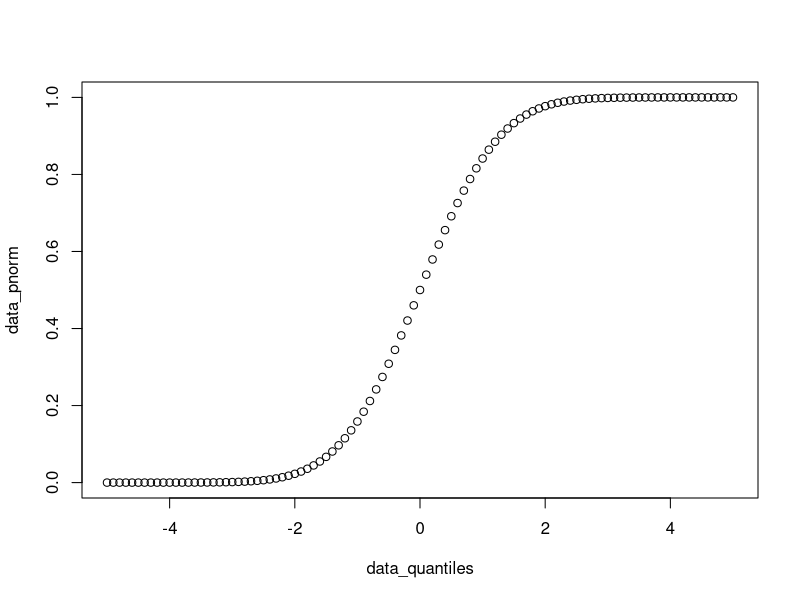
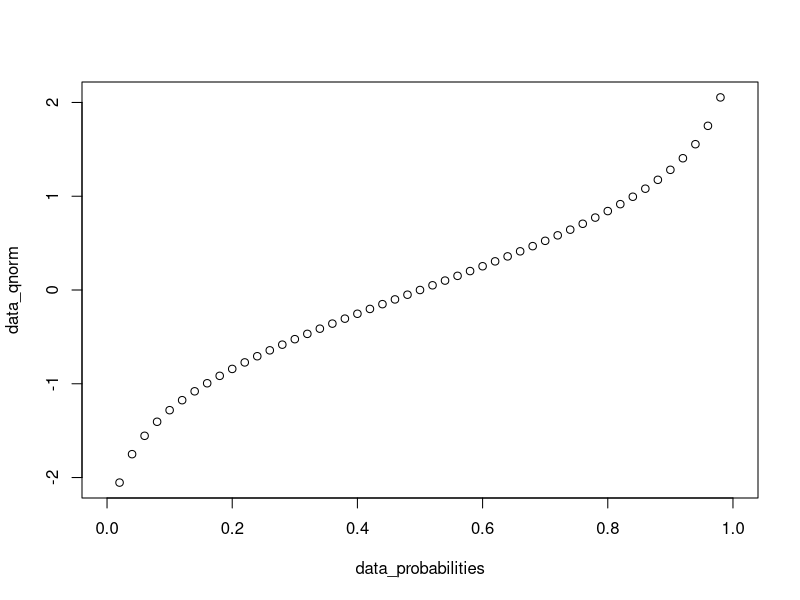
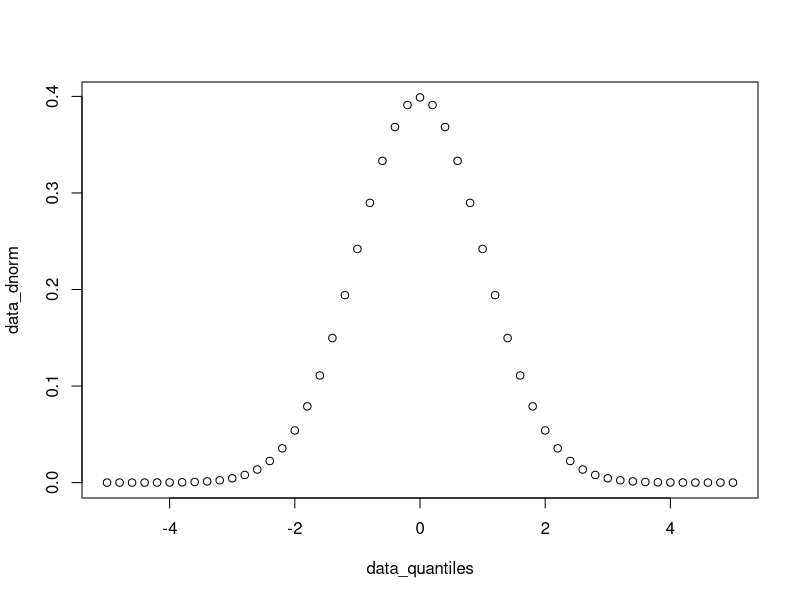
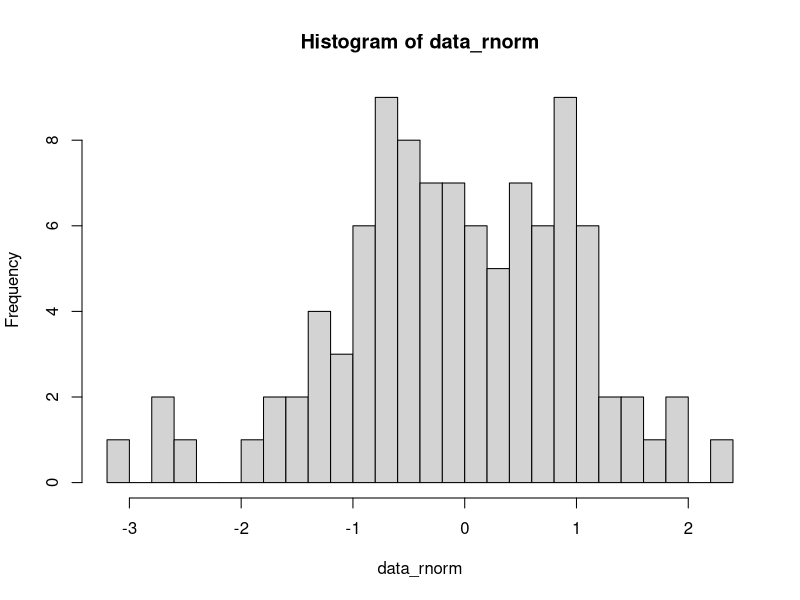
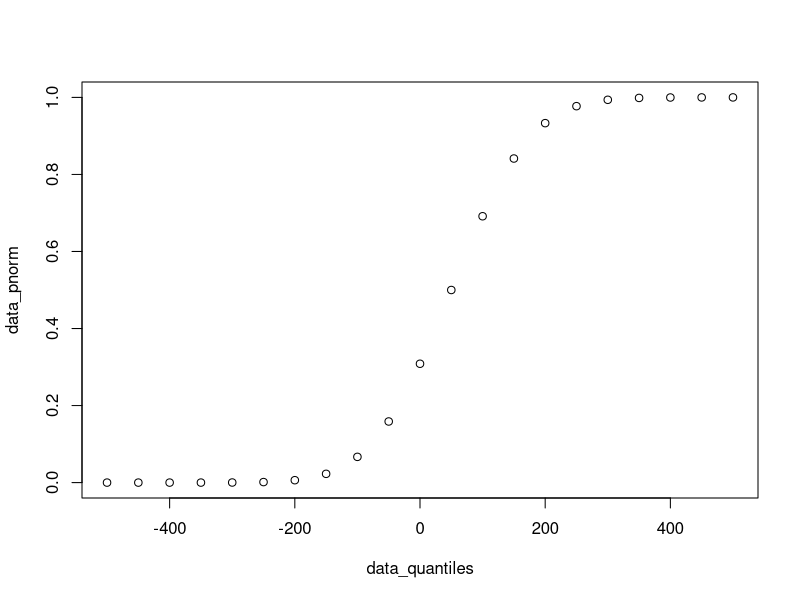
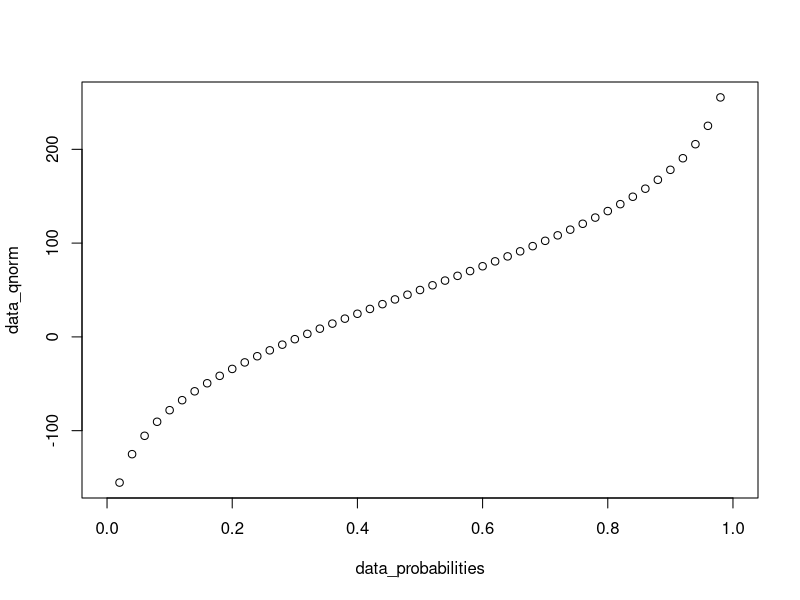
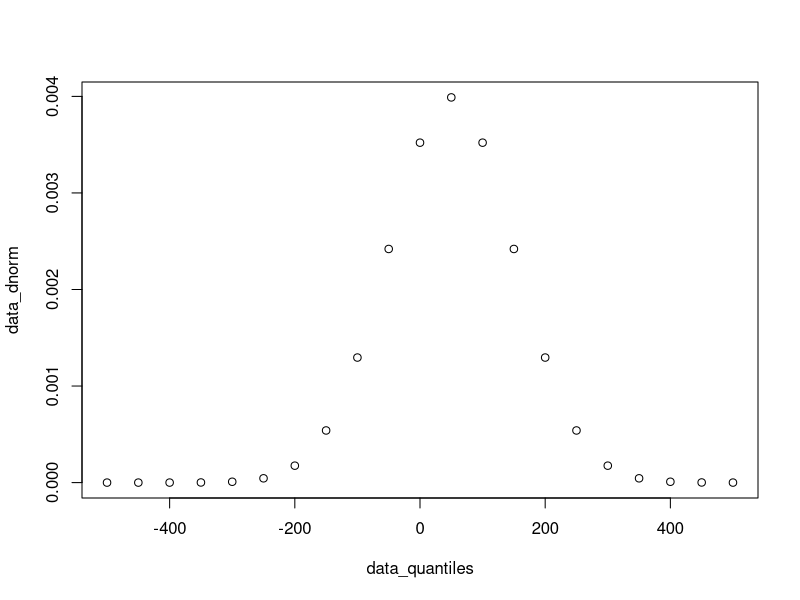
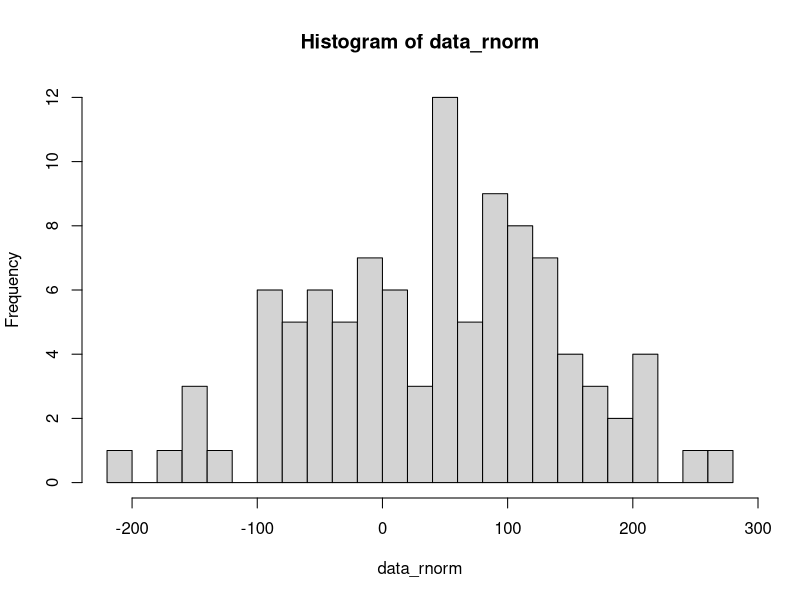

Reproduce these figures in R, in order.
## ---- chunk 1
#| label: setup
#| include: false
knitr::opts_chunk$set(echo = TRUE)
## ---- chunk 2
data_quantiles <- seq(-5, 5, 0.1)
head(data_quantiles)
## ---- chunk 3
data_pnorm <- pnorm(q = data_quantiles) 
head(data_pnorm)
## ---- chunk 4
plot(data_quantiles, data_pnorm)
## ---- chunk 5
data_probabilities <- seq(from = 0, to = 1, by = 0.02)
head(data_probabilities)
## ---- chunk 6
data_qnorm <- qnorm(p = data_probabilities) 
head(data_qnorm)
## ---- chunk 7
plot(data_probabilities, data_qnorm)
## ---- chunk 8
data_quantiles <- seq(-5, 5, 0.2)
head(data_quantiles)
## ---- chunk 9
data_dnorm <- dnorm(x = data_quantiles) 
head(data_dnorm)
## ---- chunk 10
plot(data_quantiles, data_dnorm)
## ---- chunk 11
data_rnorm <- rnorm(n = 100)
head(data_rnorm)
## ---- chunk 12
hist(data_rnorm, breaks = 20)
## ---- chunk 13
data_quantiles <- seq(-500, 500, 50)
head(data_quantiles)
## ---- chunk 14
data_pnorm <- pnorm(q = data_quantiles, mean = 50, sd = 100)
head(data_pnorm)
## ---- chunk 15
plot(data_quantiles, data_pnorm)
## ---- chunk 16
data_probabilities <- seq(from = 0, to = 1, by = 0.02)
head(data_probabilities)
## ---- chunk 17
data_qnorm <- qnorm(p = data_probabilities, mean = 50, sd = 100) 
head(data_qnorm)
## ---- chunk 18
plot(data_probabilities, data_qnorm)
## ---- chunk 19
data_quantiles <- seq(-500, 500, 50)
head(data_quantiles)
## ---- chunk 20
data_dnorm <- dnorm(x = data_quantiles, mean = 50, sd = 100) 
head(data_dnorm)
## ---- chunk 21
plot(data_quantiles, data_dnorm)
## ---- chunk 22
data_rnorm <- rnorm(n = 100, mean = 50, sd = 100)
head(data_rnorm)
## ---- chunk 23
hist(data_rnorm, breaks = 20)
## ---- chunk 24
data_quantiles <- seq(0, 50, 1)
head(data_quantiles)
## ---- chunk 25
data_pbinom <- pbinom(q = data_quantiles, size = 50, prob = 0.1)
head(data_pbinom)
## ---- chunk 26
plot(data_quantiles, data_pbinom)
## ---- chunk 27
data_probabilities <- seq(from = 0, to = 1, by = 0.02)
head(data_probabilities)
## ---- chunk 28
data_qbinom <- qbinom(p = data_probabilities, size = 50, prob = 0.1)
head(data_qbinom)
## ---- chunk 29
plot(data_probabilities, data_qbinom)
## ---- chunk 30
data_quantiles <- seq(0, 50, 1)
head(data_quantiles)
## ---- chunk 31
data_dbinom <- dbinom(x = data_quantiles, size = 50, prob = 0.1)
head(data_dbinom)
## ---- chunk 32
plot(data_quantiles, data_dbinom)
## ---- chunk 33
data_rbinom <- rbinom(n = 100, size = 50, prob = 0.1)
head(data_rbinom)
## ---- chunk 34
hist(data_rbinom, breaks = 20)
## ---- chunk 35
data_rnorm <- rnorm(n = 1000, mean = 50, sd = 100)
quantile(data_rnorm, probs = seq(0, 1, 0.1))
## ---- chunk 36
plot(
  seq(0, 1, 0.1),
  quantile(data_rnorm, probs = seq(0, 1, 0.1))
)
## ---- chunk 37
set.seed(1)
x <- rnorm(n = 1000, mean = 0, sd = 1)
y <- rnorm(n = 2000, mean = 1, sd = 1)
## ---- chunk 38
#| fig-height: 7
par(mfrow = c(2, 1))
hist(x, breaks = 30)
hist(y, breaks = 30)
par(mfrow = c(1, 1 ))
## ---- chunk 39
t.test(x, y)
## ---- chunk 40
t.test(y, x)
## ---- chunk 41
set.seed(1)
n_sample <- 10
x <- runif(n = n_sample, min = 10, max = 20)
y <- x + 2 + rnorm(n = n_sample, mean = 0, sd = 1)
## ---- chunk 42
mean(y - x)
## ---- chunk 43
t.test(x, y, paired = TRUE)
## ---- chunk 44
set.seed(1)
x <- runif(n = 10, min = 1, max = 11)
y <- runif(n = 5, min = 3, max = 13)
## ---- chunk 45
wilcox.test(x, y)
## ---- chunk 46
wilcox.test(x, y, alternative = "less")
## ---- chunk 47
set.seed(1)
n_sample <- 1000
x1 <- rnorm(n = n_sample, mean = 10, sd = 2)
x2 <- x1 + 5 + rnorm(n = n_sample, mean = 0, sd = 1)
x3 <- x2 + 0 + rnorm(n = n_sample, mean = 0, sd = 0.5)
data_aov <- data.frame(
  value = c(x1, x2, x3),
  group = c(
    rep("x1", length(x1)),
    rep("x2", length(x2)),
    rep("x3", length(x3))
  )
)
head(data_aov)
## ---- chunk 48
aov_result <- aov(value ~ group, data_aov)
aov_result
## ---- chunk 49
summary(aov_result)
## ---- chunk 50
data_fisher <- matrix(
  data = c(12, 4, 3, 23),
  nrow = 2, ncol = 2,
  dimnames = list(
    c("DE", "Not DE"),
    c("In pathway", "Not in pathway")
  )
)
data_fisher
## ---- chunk 51
fisher.test(data_fisher)
## ---- chunk 52
data_p_values <- runif(1E3, min = 0, max = 1)
data_p_adjusted <- p.adjust(data_p_values, method = "BH")
head(sort(data_p_adjusted))
## ---- chunk 53
#| fig-height: 7
par(mfrow = c(2, 1))
hist(data_p_values, xlim = c(0, 1), breaks = seq(0, 1, 0.05))
hist(data_p_adjusted, xlim = c(0, 1), breaks = seq(0, 1, 0.05))
par(mfrow = c(1, 1))
## ---- chunk 54
data("iris")
## ---- chunk 55
iris_features <- iris[, c("Sepal.Length", "Sepal.Width", "Petal.Length", "Petal.Width")]
head(iris_features)
## ---- chunk 56
pca_iris <- prcomp(iris_features, center = TRUE, scale. = TRUE)
pca_iris
## ---- chunk 57
str(pca_iris)
## ---- chunk 58
pca_iris$rotation
## ---- chunk 59
plot(pca_iris$x[, "PC1"], pca_iris$x[, "PC2"])
## ---- chunk 60
plot(pca_iris$x[, "PC1"], pca_iris$x[, "PC2"], col = iris$Species)
## ---- chunk 61
explained_variance_ratio <- pca_iris$sdev ^ 2 / sum(pca_iris$sdev ^ 2)
explained_variance_ratio
## ---- chunk 62
barplot(explained_variance_ratio)
## ---- chunk 63
dist_iris <- dist(iris_features, method = "euclidean")
hclust_iris_ward <- hclust(dist_iris, method = "ward.D2")
hclust_iris_ward
## ---- chunk 64
plot(hclust_iris_ward, labels = FALSE)
## ---- chunk 65
iris_hclust_ward_labels <- cutree(hclust_iris_ward, k = 3)
iris_hclust_ward_labels
## ---- chunk 66
# complete
hclust_iris_complete <- hclust(dist_iris, method = "complete")
iris_hclust_complete_labels <- cutree(hclust_iris_complete, k = 3)
iris_hclust_complete_labels
## ---- chunk 67
# average
hclust_iris_average <- hclust(dist_iris, method = "average")
iris_hclust_average_labels <- cutree(hclust_iris_average, k = 3)
iris_hclust_average_labels
## ---- chunk 68
# single
hclust_iris_single <- hclust(dist_iris, method = "single")
iris_hclust_single_labels <- cutree(hclust_iris_single, k = 3)
iris_hclust_single_labels
## ---- chunk 69
#| fig-width: 7
#| fig-height: 7
par(mfrow = c(2, 2))
plot(iris$Sepal.Length, iris$Sepal.Width, col = iris_hclust_ward_labels)
plot(iris$Sepal.Length, iris$Sepal.Width, col = iris_hclust_complete_labels)
plot(iris$Sepal.Length, iris$Sepal.Width, col = iris_hclust_average_labels)
plot(iris$Sepal.Length, iris$Sepal.Width, col = iris_hclust_single_labels)
par(mfrow = c(1, 1))
